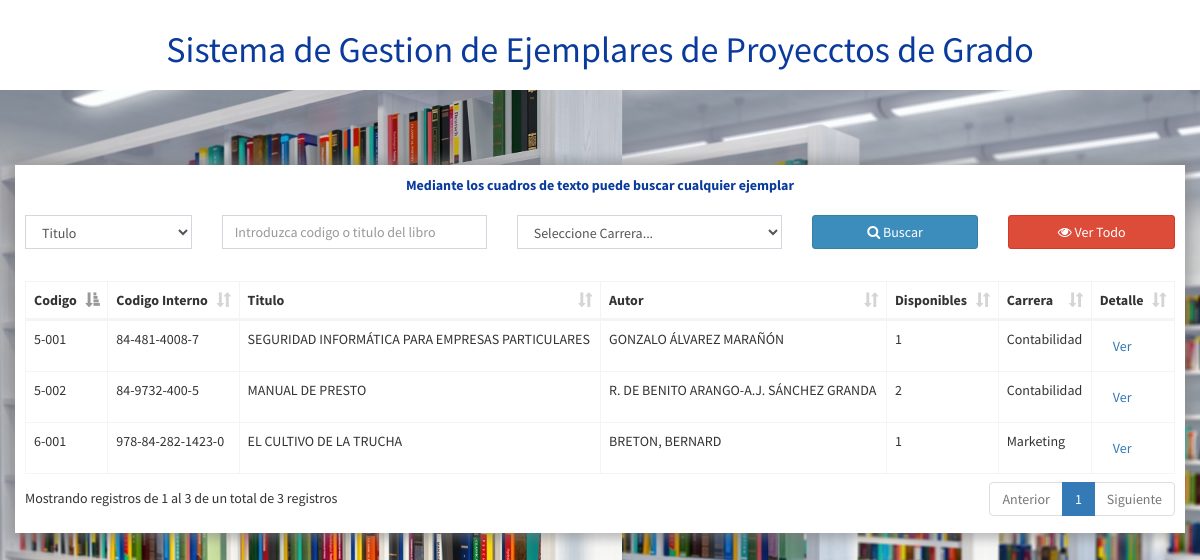
Screenshot of /index.php/frontend/principal/search with the database file from the repository.
### tables this page shows
CREATE TABLE IF NOT EXISTS `libros` (
  `id_libro` int(11) NOT NULL,
  `codigo_libro` varchar(20) NOT NULL,
  `isbn_libro` varchar(200) NOT NULL,
  `titulo_libro` varchar(150) NOT NULL,
  `subtitulo_libro` varchar(250) NOT NULL,
  `autor_libro` varchar(150) NOT NULL,
  `publicacion_libro` year(4) NOT NULL,
  `editorial_libro` varchar(250) NOT NULL,
  `ediccion_libro` varchar(250) NOT NULL,
  `idioma_libro` varchar(200) NOT NULL,
  `ejemplares_libro` int(11) NOT NULL,
  `prestados_libro` varchar(10) NOT NULL,
  `imagen_libro` varchar(250) NOT NULL,
  `id_facultad` int(11) NOT NULL
);

CREATE TABLE IF NOT EXISTS `facultades` (
  `id` int(11) NOT NULL,
  `nombre` varchar(250) NOT NULL
);

### application/controllers/frontend/Principal.php (called while the page is built, shortened)
<?php
class Principal extends CI_Controller
{
    public function __construct()
    {
        $this->load->model("Libros_model");
        $this->load->model("Facultades_model");
    }
    public function search()
    {
        $codtitulo = $this->input->get("codtitulo", true);
        $facultad  = $this->input->get("facultdad", true);
        $campo     = $this->input->get("campo", true);
        if ($codtitulo || $facultad || $campo) {
            $libros = $this->Libros_model->verificar($codtitulo, $facultad, $campo);
            $this->session->set_flashdata("codtitulo", $codtitulo);
            $this->session->set_flashdata("campo", $campo);
            $this->session->set_flashdata("facultad", $facultad);
        } else {
            $this->session->set_flashdata("codtitulo", false);
            $this->session->set_flashdata("campo", false);
            $this->session->set_flashdata("facultad", false);
            $libros = $this->Libros_model->getLibros();
        }
        $data = array(
            'title'      => "Sistema de Prestamos de Ejemplares de Proyecto de Grado ////biblioteca",
            'facultades' => $this->Facultades_model->getFacultades(),
            'libros'     => $libros,
        );
        $this->load->view('frontend/result', $data);
    }
}

### index.php (called while the page is built, shortened)
<?php
require_once BASEPATH.'core/CodeIgniter.php';

### application/models/Libros_model.php (called while the page is built, shortened)
<?php
class Libros_model extends CI_Model
{
    public function getLibros()
    {
        $this->db->select("l.*, f.nombre as facultad");
        $this->db->join("facultades f", "f.id = l.id_facultad");
        $resultados = $this->db->get("Libros l");
        if ($resultados->num_rows() > 0) {
            return $resultados->result();
        } else {
            return false;
        }
    }
}

### application/views/frontend/result.php (the view, shortened to what this page needs)
<!DOCTYPE html>
<html>
<head>
    <link rel="stylesheet" href="<?php echo base_url(); ?>assets/bootstrap/css/bootstrap.min.css">
    <link rel="stylesheet" href="https://cdnjs.cloudflare.com/ajax/libs/font-awesome/4.5.0/css/font-awesome.min.css">
    <link rel="stylesheet" href="https://cdnjs.cloudflare.com/ajax/libs/ionicons/2.0.1/css/ionicons.min.css">
        <link rel="stylesheet" href="<?php echo base_url(); ?>assets/dist/css/AdminLTE.min.css">
    <link rel="stylesheet" href="<?php echo base_url(); ?>assets/plugins/datatables/dataTables.bootstrap.css">
    <link rel="stylesheet" href="<?php echo base_url(); ?>assets/css/style.css">
</head>
<body>
    <div class="content">
        <div class="header">
            <h1>Sistema de Gestion de Ejemplares de Proyecctos de Grado</h1>
        </div>
        <div class="container content-search">
            <div class="row">
                <div class="col-md-12 text-center">
                    <p>Mediante los cuadros de texto puede buscar cualquier ejemplar</p>
                </div>
            </div>
            <div class="row">
                <form class="form-horizontal form-search" action="<?php echo base_url(); ?>frontend/principal/search" method="GET">
                    <div class="form-group">
                        <div class="col-md-2">
                            <select name="campo" class="form-control">
                                <option value="1" <?php echo $this->session->flashdata('campo') && $this->session->flashdata('campo') == 1 ? 'selected' : ''; ?>>Titulo</option>
                            </select>
                        </div>
                        <div class="col-md-3">
                            <input type="text" name="codtitulo" class="form-control" value="<?php echo $this->session->flashdata("codtitulo") == true ? $this->session->flashdata("codtitulo") : '' ?>" placeholder="Introduzca codigo o titulo del libro">
                        </div>
                        <div class="col-md-3">
                            <select class="form-control" name="facultdad">
                                <option value="">Seleccione Carrera...</option>
                             </select>
                        </div>
                        <div class="col-md-2">
                            <button type="submit" class="btn btn-primary btn-block"><i class="fa fa-search" aria-hidden="true"></i> Buscar</button>
                        </div>
                        <div class="col-md-2">
                            <a href="<?php echo base_url(); ?>frontend/principal/search" class="btn btn-danger btn-block"><i class="fa fa-eye" aria-hidden="true"></i> Ver Todo</a>
                        </div>
                    </div>
                </form>
            </div>
            <div class="row">
                <div class="col-md-12">
                    <table id="example2" class="table table-bordered table-hover">
                        <thead>
                            <tr>
                                <th>Codigo</th>
                                <th>Codigo Interno</th>
                                <th>Titulo</th>
                                <th>Autor</th>
                                <th>Disponibles</th>
                                <th>Carrera</th>
                                <th>Detalle</th>
                            </tr>
                        </thead>
                        <tbody>
                            <?php if (!empty($libros)): ?>
                            <?php foreach ($libros as $libro): ?>
                                <tr>
                                    <td><?php echo $libro->codigo_libro; ?></td>
                                    <td><?php echo $libro->isbn_libro; ?></td>
                                    <td><?php echo $libro->titulo_libro; ?></td>
                                    <td><?php echo $libro->autor_libro; ?></td>
                                    <?php $disponibles = $libro->ejemplares_libro - $libro->prestados_libro;?>
                                    <?php if ($disponibles == 0): ?>
                                        <td><span class="label label-danger">Ninguno</span></td>
                                    <?php else: ?>
                                        <td><?php echo $disponibles; ?></td>
                                    <?php endif;?>
                                    <td><?php echo $libro->facultad; ?></td>
                                    <td><button type="button" class="btn btn-link btn-detalle" value="<?php echo $libro->id_libro; ?>"data-toggle="modal" data-target="#myModal" >Ver</button></td>
                                </tr>
                            <?php endforeach;?>
                            <?php endif;?>
                        </tbody>
                    </table>
                </div>
            </div>
        </div>
    </div>
</body>
</html>

### assets/css/style.css (style rules this page uses)
html, body { background: url(../images/Biblioteca.jpg) no-repeat center center fixed; -webkit-background-size: cover; -moz-background-size: cover; -o-background-size: cover; background-size: cover; margin: 0; padding: 0; background-color: transparent; width: 100%; height: 100%; position: absolute; }
.content { padding: 0; }
.content .header { background: #fff; padding: 10px; color: #0A3B9C; margin-bottom: 75px; text-align: center; }
.content .content-search { background: #FFF; padding: 10px; -webkit-box-shadow: 0px 0px 10px 2px rgba(127, 128, 130, 0.5); -moz-box-shadow: 0px 0px 10px 2px rgba(127, 128, 130, 0.5); box-shadow: 0px 0px 10px 6px rgba(127, 128, 130, 0.5); }
.content .content-search p { color: #0A3B9C; font-weight: bold; }
.content .content-search .form-search { padding: 10px 15px !important; }

### rows the page displays
libros: codigo_libro "5-001", isbn_libro "84-481-4008-7", titulo_libro "SEGURIDAD INFORMÁTICA PARA EMPRESAS PARTICULARES", autor_libro "GONZALO ÁLVAREZ MARAÑÓN", ejemplares_libro "1", id_facultad.nombre "Contabilidad"
libros: codigo_libro "5-002", isbn_libro "84-9732-400-5", titulo_libro "MANUAL DE PRESTO", autor_libro "R. DE BENITO ARANGO-A.J. SÁNCHEZ GRANDA", ejemplares_libro "2", id_facultad.nombre "Contabilidad"
libros: codigo_libro "6-001", isbn_libro "978-84-282-1423-0", titulo_libro "EL CULTIVO DE LA TRUCHA", autor_libro "BRETON, BERNARD", disponibles "1", id_facultad.nombre "Marketing", $libro->id_libro 3 (drawn)
